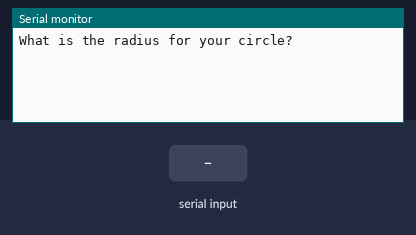
The sketch below on a simulated Arduino Uno, built with avr-gcc and run on an emulated ATmega328P. Shown: the last lines printed to the serial monitor. The inputs (shaded band) are chosen by the test bench.

Above: at 1.2 s.
1.3 s: "90,45\n" received over Serial
At 2.8 s:
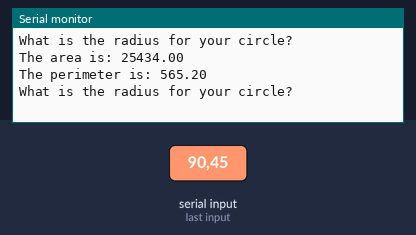
3.8 s: "30,150\n" received over Serial
At 5.9 s:
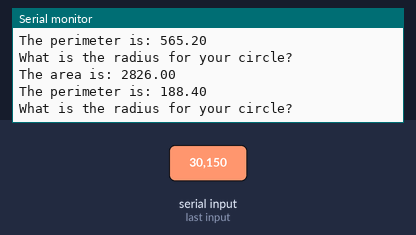

The sketch:

circle_area_and_perimeter_code.ino
```cpp
String userRadius;
float radius;

void setup(){
  Serial.begin(9600); //starts the serial monitor
}

void loop(){
  Serial.println("What is the radius for your circle? "); //Prompt User for Input
  while(Serial.available()==0) {} // Wait for User to Input Data
  radius = Serial.parseFloat();  //Read the data the user has input

  userRadius = Serial.readString();
    Serial.print("The area is: ");
    Serial.println(3.14*radius*radius);//prints the area
    Serial.print("The perimeter is: ");
    Serial.println(2*3.14*radius);//prints the perimeter
}
```

Measured:
- after the input at 1.3 s, the serial monitor: prints a new line after 1.0 s (image 1)
- after the input at 3.8 s, the serial monitor: prints a new line after 1.0 s (image 2)
